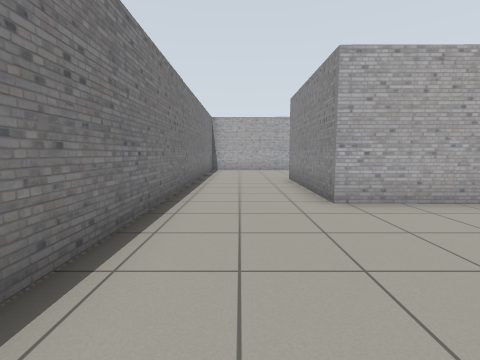
[1] (above)

16 first-person views from a walk through a Gazebo world. The camera is 0.94 m above the floor, tilts 6° down and sees 85° across. The floor is counted in squares, 1 m on a side. Each view is taken from the middle of a square. On the plan, view 1 faces up. The plan holds only what a view shows up to about 11 squares ahead; the rest is blank.

[2]
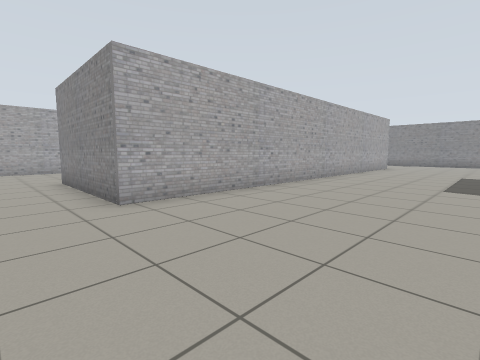

[3]
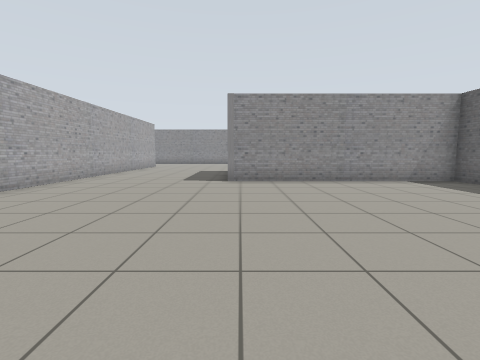

[4]
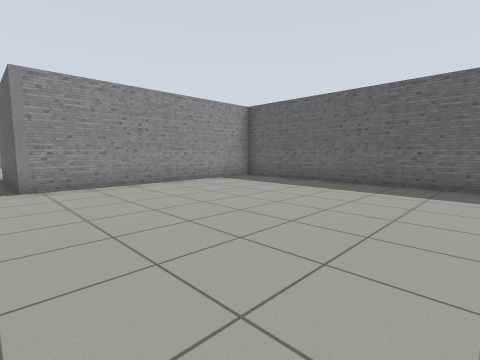

[5]
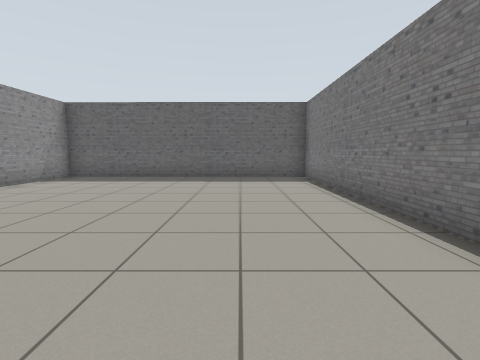

[6]
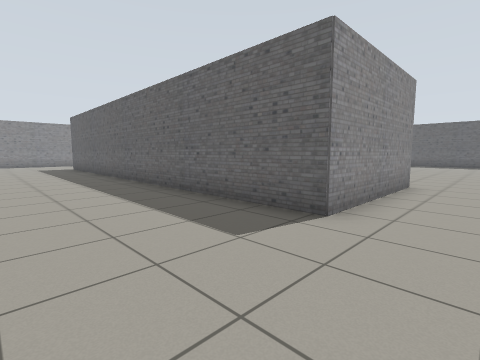

[7]
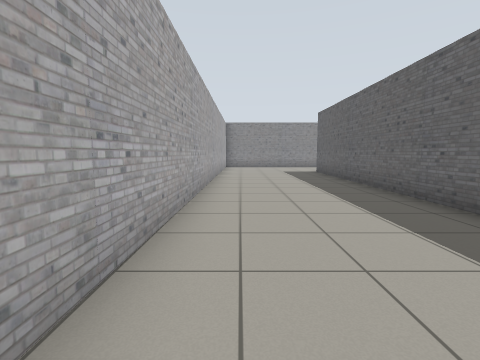

[8]
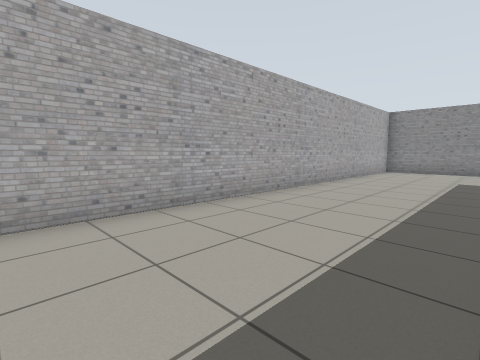

[9]
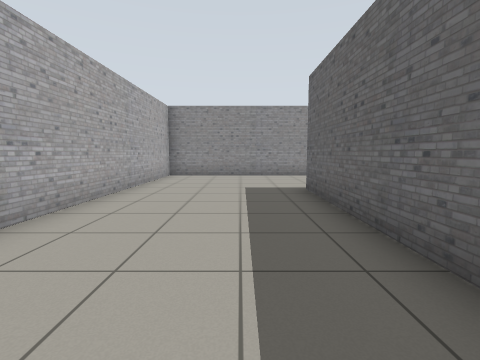

[10]
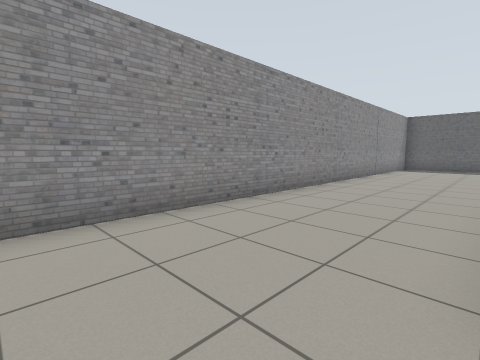

[11]
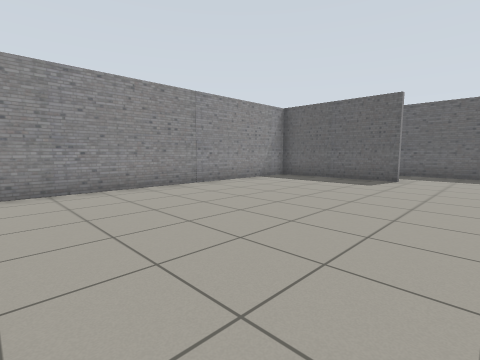

[12]
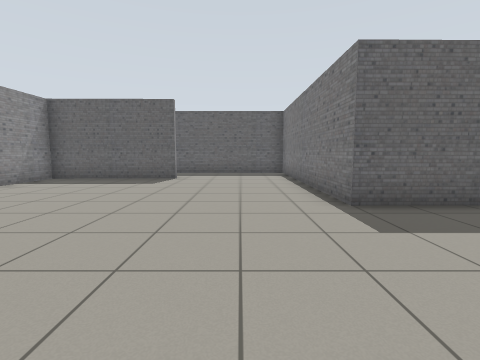

[13]
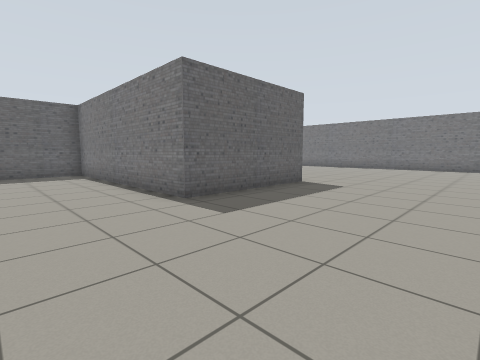

[14]
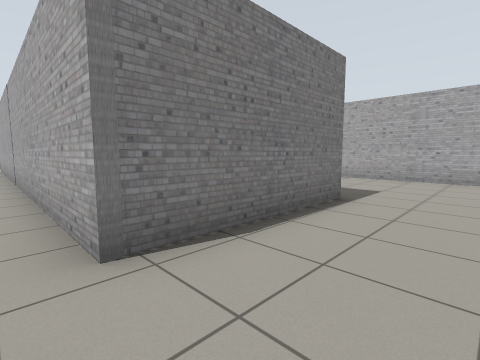

[15]
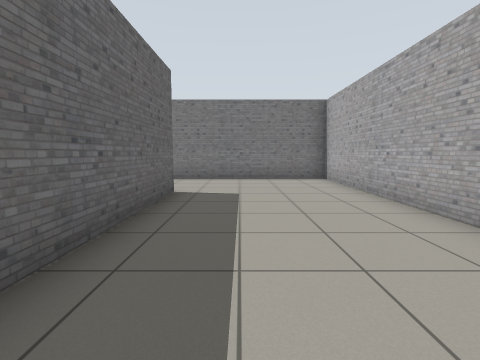

[16]
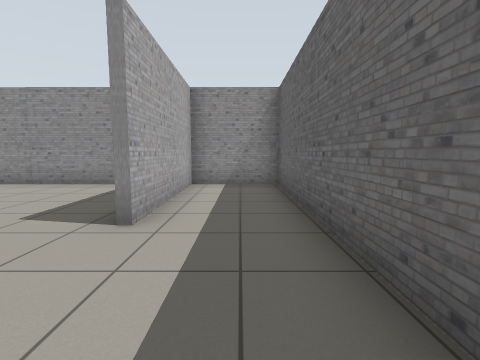

### Floor plan
Points are (right, up) in squares from view 1. A wall is a line through its corners. A room is listed if a view was taken in it or the views show most of it. See-through windows are left out.
Room 1 (views 1, 2, 3, 4, 5, 6, 7, 8, 9, 10, 11, 12, 13, 14, 15, 16)
walls: (1.7, 4.8) (1.8, 9.4) (16.7, 9.3) (16.6, 4.7) (1.7, 4.8); (-1.5, -0.6) (-1.5, -8) (7.5, -8) (7.5, -0.6) (12, -0.6) (12, -8.1) (20.7, -8.1) (20.7, -5.6) (16.3, -5.6); (16.3, -5.4) (20.7, -5.4) (20.7, 13.9) (-1.5, 14.1) (-1.5, 1.5)

Where each view was taken, in squares from view 1:
view 1: 0 up, 0 right, facing up
view 2: 0 up, 0 right, facing up-right
view 3: 1 down, 1 left, facing right
view 4: 0 up, 0 right, facing down-right
view 5: 2 up, 1 right, facing down
view 6: 13 up, 0 right, facing down-right
view 7: 13 up, 4 right, facing right
view 8: 10 up, 7 right, facing up-right
view 9: 11 up, 10 right, facing right
view 10: 11 up, 17 right, facing down-right
view 11: 4 up, 14 right, facing down-right
view 12: 4 up, 14 right, facing down
view 13: 4 up, 15 right, facing down-left
view 14: 4 up, 19 right, facing up-left
view 15: 11 up, 8 right, facing left
view 16: 7 down, 13 right, facing right
